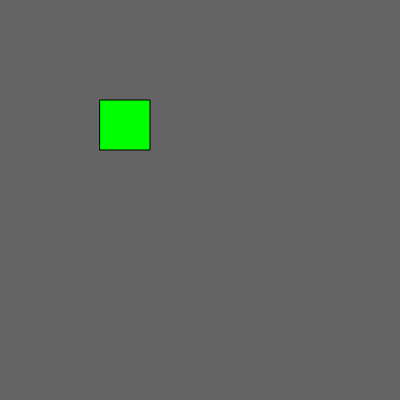
Frame 1 (no input)
Frame 60 (no input): identical to frame 1, image omitted
Frame 120 (the mouse pressed at the canvas centre since frame 60): identical to frame 1, image omitted

The p5.js sketch that drew this single still picture (run headless with seeded random() and noise() and a simulated clock; from frame 60 on, the mouse is pressed at the canvas centre):

// p5.js sketch
// ── sketch.js
function setup() {
  createCanvas(400,400);
  //if an HTML element does not exist, you can create one
  createElement('h1', "Your lucky numbers below!")
}

function mousePressed(){
  //dom elements are relative to the entire page
  createP(int(random(0,99)) + " Click Again!");
}

function draw() {
  background(100);
  fill(0,255,0);
  //shapes are drawn relative to the canvas
  rect(100, 100, 50, 50);
}
